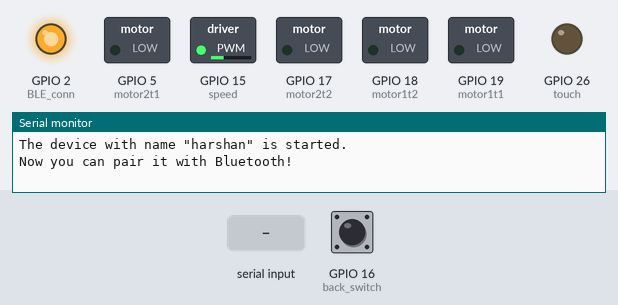
The sketch below on a simulated ESP32. On the bench: switched loads named in the sketch (green lamp = pin HIGH), output pins drawn as LEDs (lit = HIGH), the last lines printed to the serial monitor. Inputs (shaded band) come from the test bench; at power-on: GPIO 16 (back_switch) HIGH. Nothing arrives over Bluetooth unless stated.

Above: at 5.2 s.
5.3 s: "90,45\n" received over the second serial link
At 6.4 s:
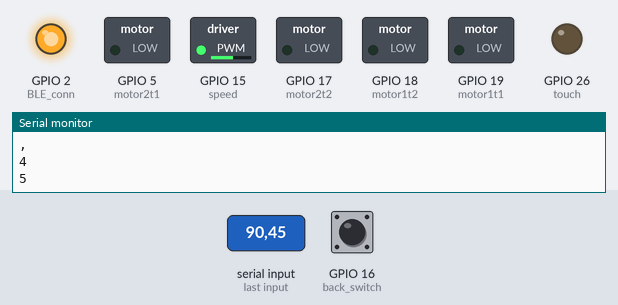
6.8 s: "F90\n" received over the second serial link
At 7.5 s:
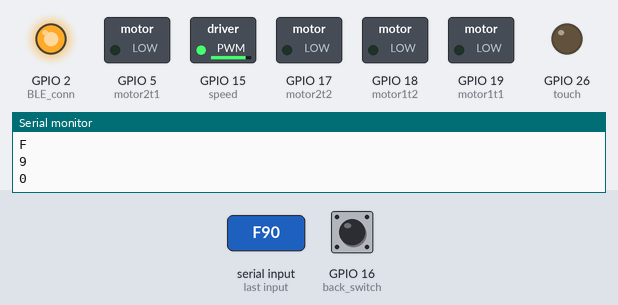
8.3 s: GPIO 16 (back_switch) pulled LOW for 0.15 s
At 9.5 s:
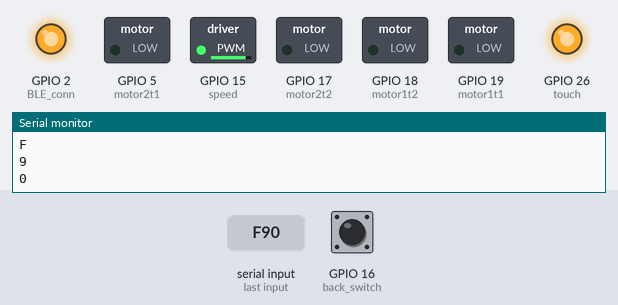
9.9 s: "90,45\n" received over Serial
At 11.1 s:
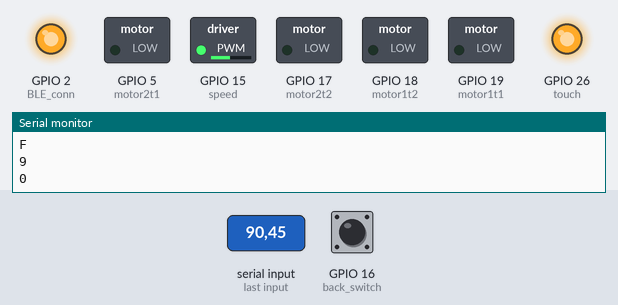
11.4 s: "B90\n" received over the second serial link
At 12.2 s:
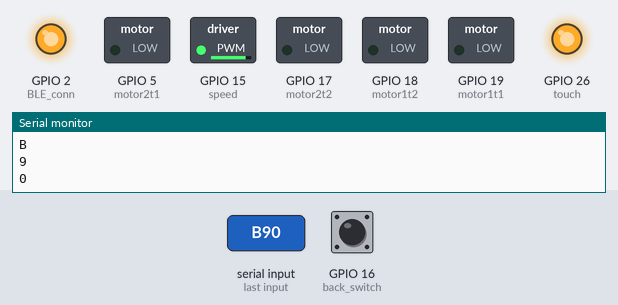
12.9 s: "R90\n" received over the second serial link
Timing chart, 0 to 15.4 s (numbered marks = the images above; inputs shaded):
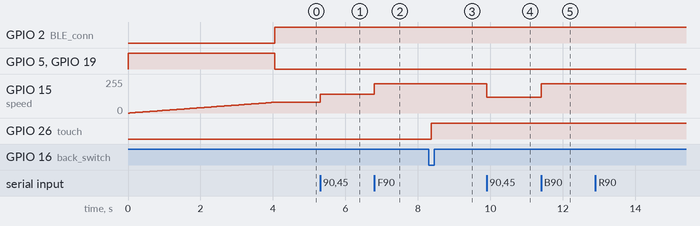

Measured:
- after the input at 5.3 s, GPIO 15 (speed): 80/255 → 140/255 at once
- after the input at 6.8 s, GPIO 15 (speed): 140/255 → 220/255 at once
- after the input at 8.3 s, GPIO 26 (touch): LOW → HIGH after 0.06 s
- after the input at 9.9 s, GPIO 15 (speed): 220/255 → 120/255 at once
- after the input at 11.4 s, GPIO 15 (speed): 120/255 → 220/255 at once

The sketch:

relay_code.ino
```cpp
#include "BluetoothSerial.h"
const char *pin = "1234";
String device_name = "harshan"; // Fill device name like "STUDENTNAME_GRADE_SCHOOL NAME IN SHORTFORM".
int kf = 0;
int kb = 0;
int ba;
#define motor1t1 19
#define motor1t2 18
#define motor2t1 5
#define motor2t2 17
#define speed 15
#define touch 26
const int back_switch = 16;
#define BLE_conn 2

BluetoothSerial SerialBT;
char value;

bool debounceSwitch(int pin) {
  static bool lastState = HIGH;
  static unsigned long lastDebounceTime = 0;
  unsigned long debounceDelay = 50;  // 50ms debounce delay

  bool currentState = digitalRead(pin);
  if (currentState != lastState) {
    lastDebounceTime = millis();
  }

  if ((millis() - lastDebounceTime) > debounceDelay) {
    if (currentState == LOW) {
      lastState = currentState;
      return true;
    }
  }
  lastState = currentState;
  return false;
}

int speedValue = 0;
void setup() {
  Serial.begin(115200);
  pinMode(back_switch, INPUT_PULLUP);
  pinMode(motor1t1, OUTPUT);
  pinMode(motor1t2, OUTPUT);
  pinMode(motor2t1, OUTPUT);
  pinMode(motor2t2, OUTPUT);
  pinMode(speed, OUTPUT);
  pinMode(touch, OUTPUT);
  pinMode(BLE_conn, OUTPUT);

  analogWrite(speed, 100);
  SerialBT.begin(device_name);
  Serial.printf("The device with name \"%s\" is started.\nNow you can pair it with Bluetooth!\n", device_name.c_str());
  #ifdef USE_PIN
    SerialBT.setPin(pin);
    Serial.println("Using PIN");
  #endif

  for (speedValue = 0; speedValue <= 80; speedValue++) {
    digitalWrite(motor1t1,HIGH);
    digitalWrite(motor2t1,HIGH);
    analogWrite(speed, speedValue);
    delay(50);
  }

}

void loop() {
  d();
  if (SerialBT.hasClient()) {
    digitalWrite(BLE_conn, HIGH);
  } else {
    digitalWrite(BLE_conn, LOW);
    motoralloff();
  }

  if (Serial.available()) {
    SerialBT.write(Serial.read());
    value = Serial.read();
  }
  if (SerialBT.available()) {
    value = SerialBT.read();
    Serial.println(value);
  }

  // Motor control based on Bluetooth command
  if (value == 'F') {
    motor1forward();
    motor2forward();
  } else if (value == 'B') {
    motor1reverse();
    motor2reverse();
  } else if (value == 'R') {
    motor1forward();
    motor2reverse();
  } else if (value == 'L') {
    motor1reverse();
    motor2forward();
  } else if (value >= '1' && value <= '9') {
    int speedValue = (value - '0') * 20 + 40;
    analogWrite(speed, speedValue);
  } else {
    motoralloff();
  }
}

void d() {
  ba = debounceSwitch(back_switch) ? LOW : HIGH; // Debounce the switch

  if (ba == LOW && kf == 1 && kb == 0) {
    kf = 0;
    kb = 1;
    delay(10); // Consider removing or reducing the delay
  } else if (ba == LOW && kf == 0 && kb == 0) {
    kf = 1;
    kb = 1;
    delay(10); // Consider removing or reducing the delay
  }

  if (ba == HIGH) {
    kb = 0;
  }

  digitalWrite(touch, kf); // Control the LED or other indicator
}

void motoralloff() {
  digitalWrite(motor1t1, LOW);
  digitalWrite(motor1t2, LOW);
  digitalWrite(motor2t1, LOW);
  digitalWrite(motor2t2, LOW);
}

void motor1forward() {
  digitalWrite(motor1t1, HIGH);
  digitalWrite(motor1t2, LOW);
}

void motor2forward() {
  digitalWrite(motor2t1, HIGH);
  digitalWrite(motor2t2, LOW);
}

void motor1reverse() {
  digitalWrite(motor1t1, LOW);
  digitalWrite(motor1t2, HIGH);
}

void motor2reverse() {
  digitalWrite(motor2t1, LOW);
  digitalWrite(motor2t2, HIGH);
}
```
